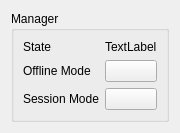
<?xml version="1.0" encoding="UTF-8"?>
<ui version="4.0">
 <class>Manager</class>
 <widget class="QWidget" name="Manager">
  <property name="geometry">
   <rect>
    <x>0</x>
    <y>0</y>
    <width>176</width>
    <height>118</height>
   </rect>
  </property>
  <property name="windowTitle">
   <string>Form</string>
  </property>
  <layout class="QHBoxLayout" name="horizontalLayout">
   <item>
    <widget class="QGroupBox" name="groupBox">
     <property name="title">
      <string>Manager</string>
     </property>
     <layout class="QHBoxLayout" name="horizontalLayout_2">
      <item>
       <layout class="QGridLayout" name="gridLayout">
        <item row="0" column="1">
         <widget class="QLabel" name="la_State">
          <property name="sizePolicy">
           <sizepolicy hsizetype="MinimumExpanding" vsizetype="Preferred">
            <horstretch>0</horstretch>
            <verstretch>0</verstretch>
           </sizepolicy>
          </property>
          <property name="text">
           <string>TextLabel</string>
          </property>
         </widget>
        </item>
        <item row="0" column="0">
         <widget class="QLabel" name="label_2">
          <property name="text">
           <string>State</string>
          </property>
         </widget>
        </item>
        <item row="1" column="1">
         <widget class="QPushButton" name="pb_OfflineMode">
          <property name="text">
           <string/>
          </property>
         </widget>
        </item>
        <item row="3" column="0">
         <widget class="QLabel" name="label_3">
          <property name="text">
           <string>Session Mode</string>
          </property>
         </widget>
        </item>
        <item row="1" column="0">
         <widget class="QLabel" name="label">
          <property name="text">
           <string>Offline Mode</string>
          </property>
         </widget>
        </item>
        <item row="3" column="1">
         <widget class="QPushButton" name="pb_SessionMode">
          <property name="text">
           <string/>
          </property>
         </widget>
        </item>
       </layout>
      </item>
     </layout>
    </widget>
   </item>
  </layout>
 </widget>
 <resources/>
 <connections/>
</ui>
